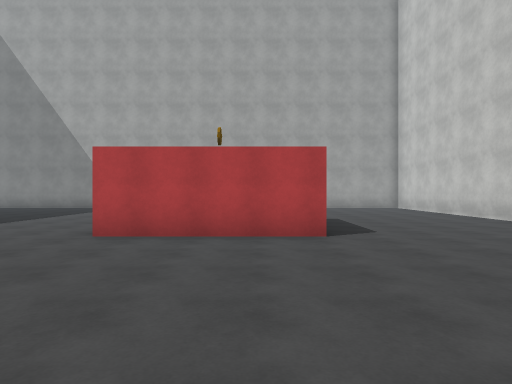
[1] (above)

24 first-person views from a walk through a 3-D level made in the Unity game engine. The camera is 1.5 m above the floor, looks level and sees 75° across. The floor is counted in squares, 2 m on a side. Each view is taken from the middle of a square. On the plan, view 1 faces up. The plan holds only what a view shows up to about 11 squares ahead; the rest is blank. The player character is not drawn. Surface patterns are stand-ins for the level's own textures.

[2]
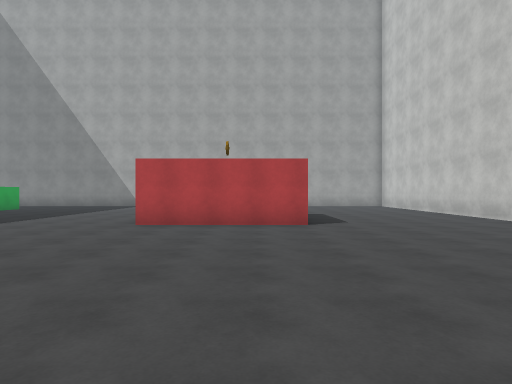

[3]
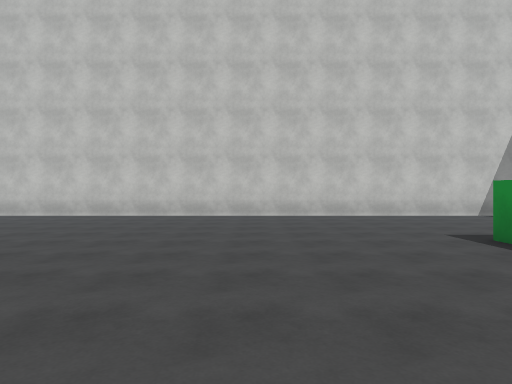

[4]
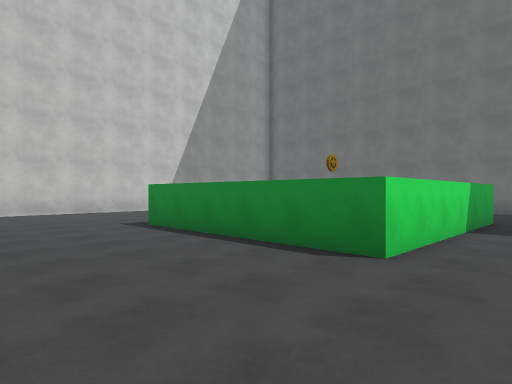

[5]
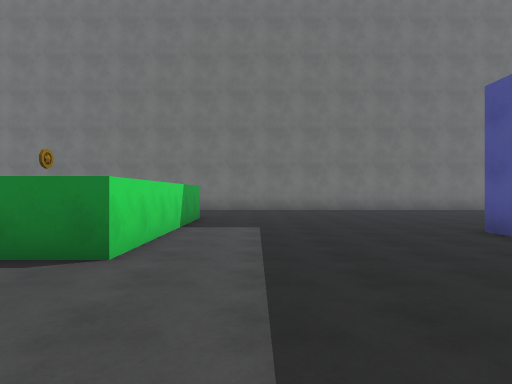

[6]
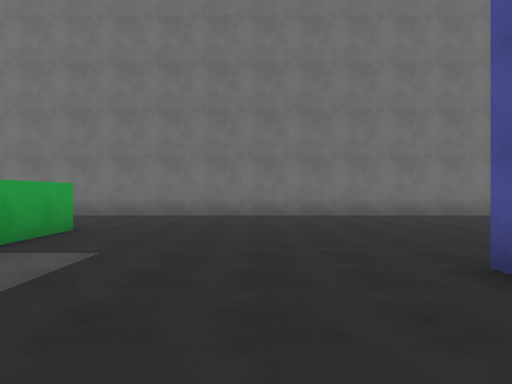

[7]
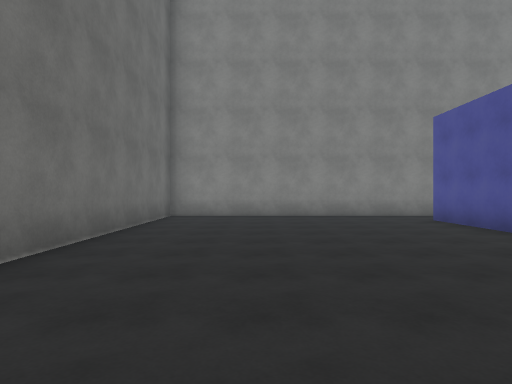

[8]
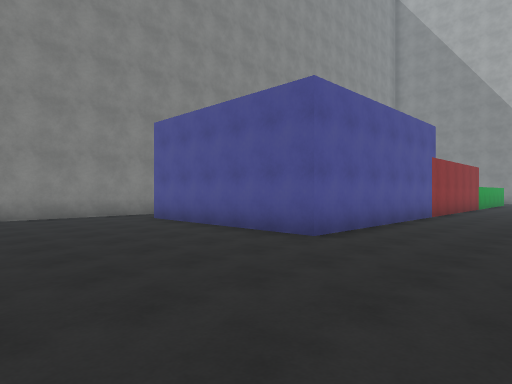

[9]
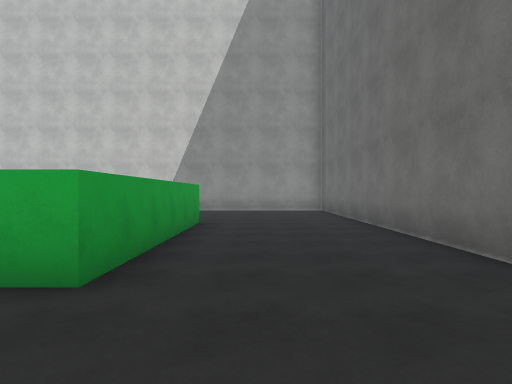

[10]
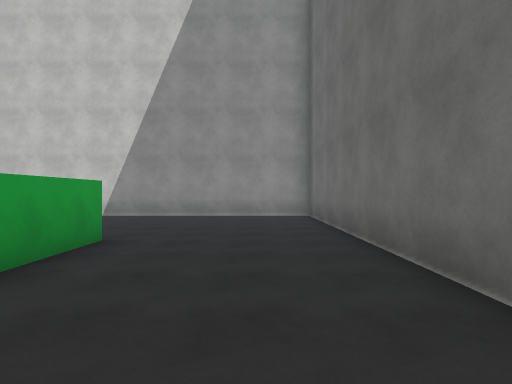

[11]
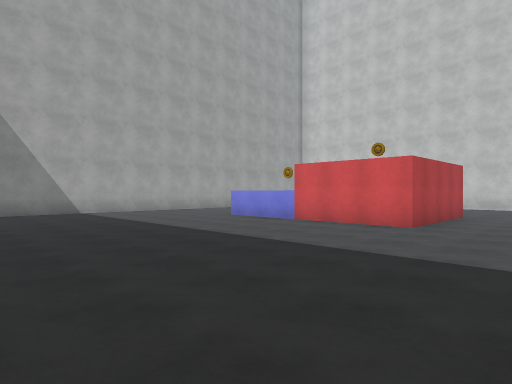

[12]
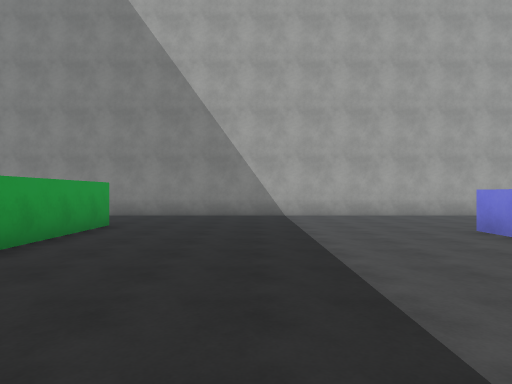

[13]
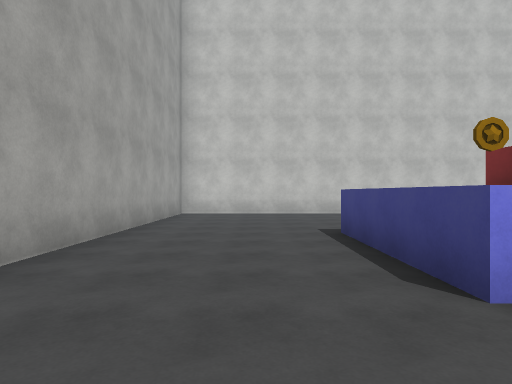

[14]
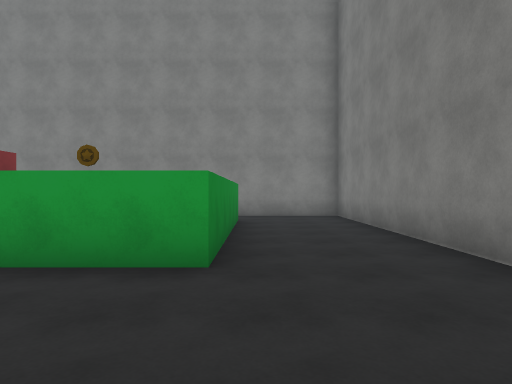

[15]
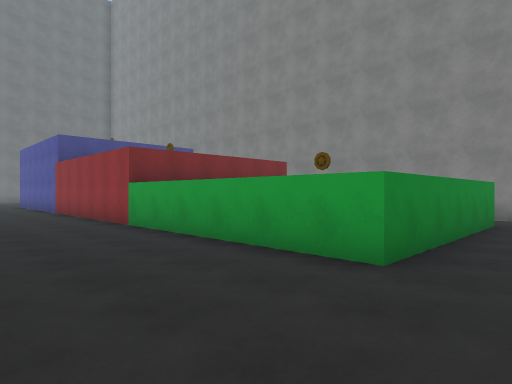

[16]
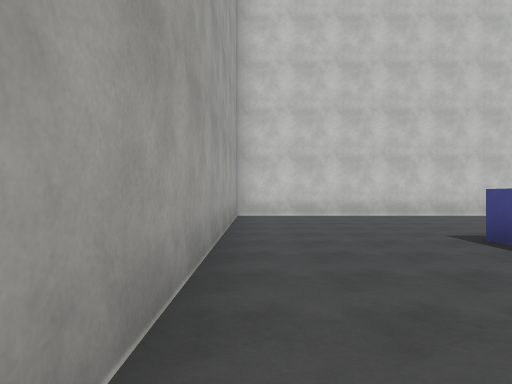

[17]
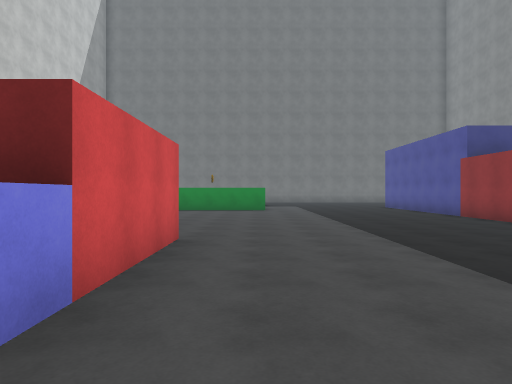

[18]
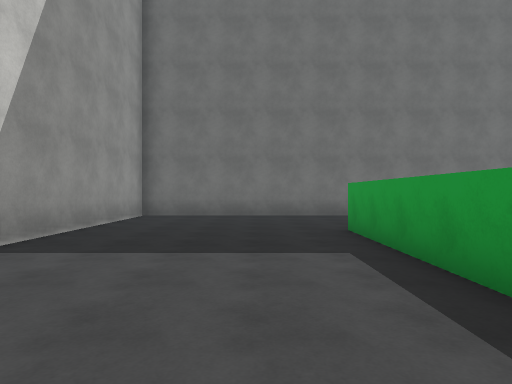

[19]
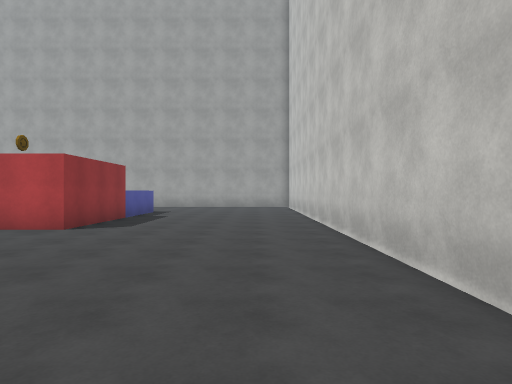

[20]
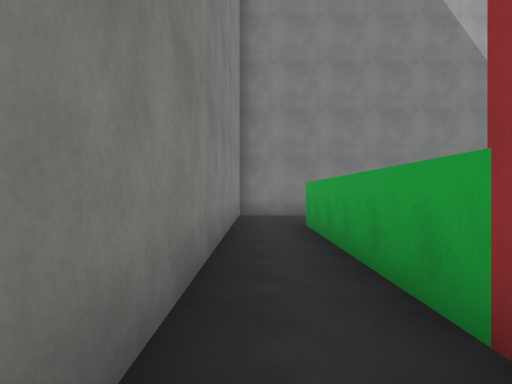

[21]
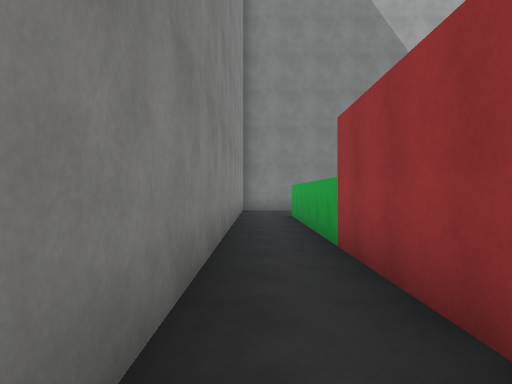

[22]
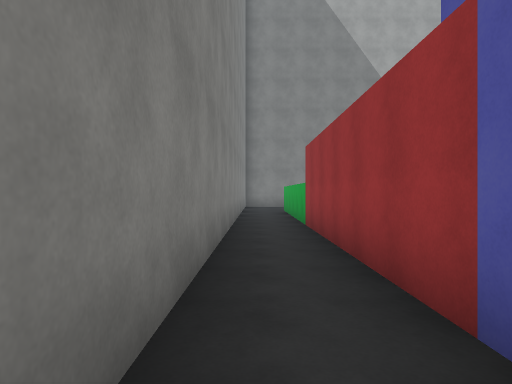

[23]
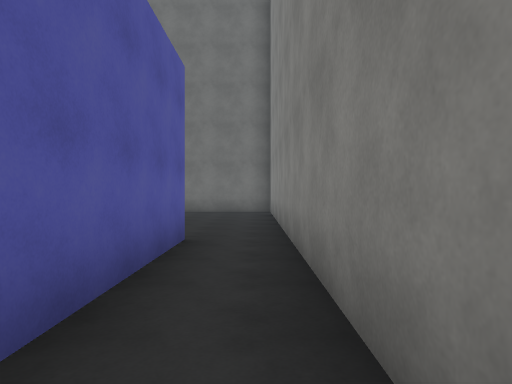

[24]
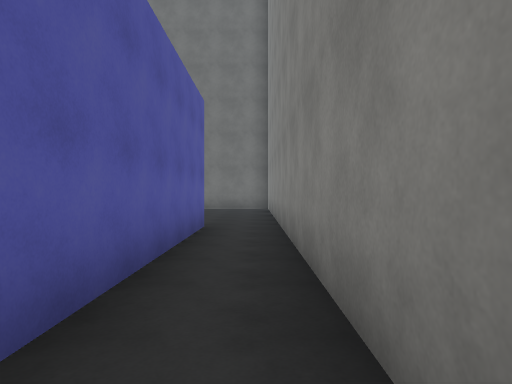

### Floor plan
Points are (right, up) in squares from view 1. A wall is a line through its corners. A room is listed if a view was taken in it or the views show most of it. See-through windows are left out.
Room 1 (views 1, 2, 3, 4, 5, 6, 7, 8, 9, 10, 11, 12, 13, 14, 15, 16, 17, 18, 19, 20, 21, 22, 23, 24)
walls: (-2.9, 8.7) (-2.2, 8.7); (1.2, -4.4) (1.2, -8.6) (-4.4, -8.6) (-4.4, -2.7) (1.2, -2.7); (-10.3, -5.3) (-15.9, -5.3) (-15.9, 12.5) (-10.3, 12.5) (-10.3, -5.3); (1.2, 10) (1.2, 5.6) (-2.8, 5.6) (-2.8, 11.4) (1.2, 11.4); (6.7, -12.7) (6.7, 15.6) (-17.5, 15.6) (-17.5, -12.7) (6.7, -12.7)

Where each view was taken, in squares from view 1:
view 1: 0 up, 0 right, facing up
view 2: 2 down, 0 right, facing up
view 3: 1 up, 4 left, facing right
view 4: 1 up, 6 left, facing down-right
view 5: 1 up, 6 left, facing down
view 6: 2 down, 8 left, facing down
view 7: 10 down, 7 left, facing left
view 8: 10 down, 7 left, facing up-left
view 9: 10 down, 7 left, facing right
view 10: 11 down, 4 left, facing right
view 11: 3 up, 10 left, facing up-right
view 12: 5 up, 7 left, facing up
view 13: 13 up, 5 left, facing right
view 14: 13 up, 7 left, facing left
view 15: 14 up, 7 left, facing down-left
view 16: 15 up, 4 left, facing right
view 17: 11 up, 4 left, facing down
view 18: 2 down, 3 right, facing down
view 19: 1 down, 5 right, facing up
view 20: 5 up, 17 left, facing up
view 21: 2 up, 17 left, facing up
view 22: 1 down, 17 left, facing up
view 23: 0 up, 17 left, facing down
view 24: 2 up, 17 left, facing down
